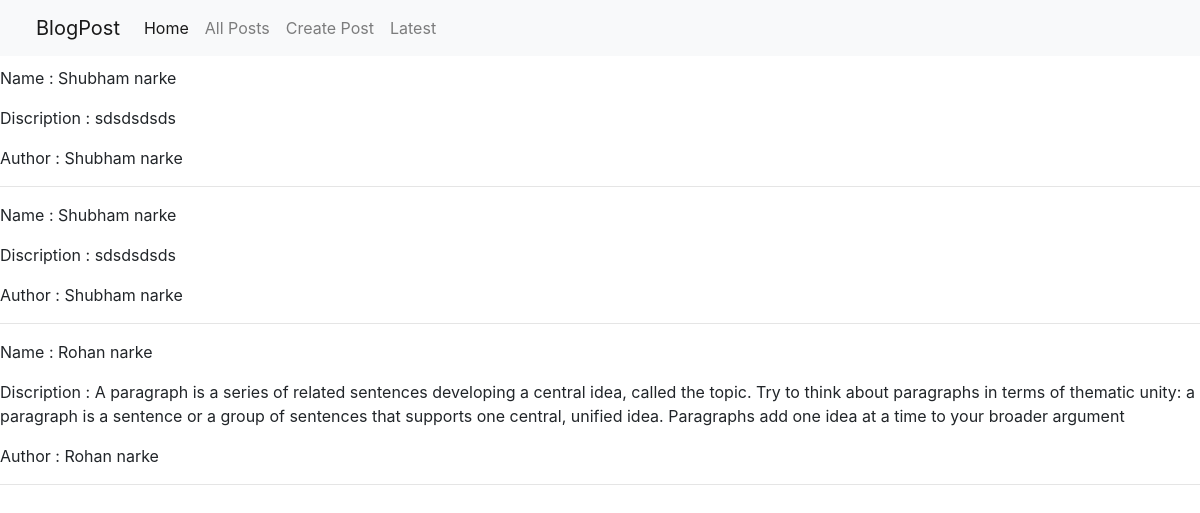
Page /all_post/ on the committed database.
### user/models.py (models this page shows, shortened)
class Post(models.Model):
	name = models.CharField(blank = False,max_length = 100)
	email = models.EmailField()
	discription = models.TextField(blank = False)
	author = models.CharField(default = "Unknown author",max_length = 100)

### user/views.py (the view)
# urls.py: path('all_post/', all_post_view , name='all_post_view'),
def all_post_view(request):
	obj = Post.objects.all()
	context = {
	'post':obj
	}
	return render(request,'all_post.html',context)

### src/templates/all_post.html (shortened to what this page needs)
{% extends 'base.html' %}
{% block content %}
{% include 'nav_bar.html' %}
{% for i in post %}
	<p style="margin-top: 10px">Name : {{ i.name }} </p>
	<p>Discription : {{ i.discription }}</p>
	<p>Author : {{ i.author }}</p>
	<hr>
{% endfor%}
{% endblock %}

### src/templates/base.html (shortened to what this page needs)
<!DOCTYPE html>
<html>
<head>
	<link rel="stylesheet" href="https://stackpath.bootstrapcdn.com/bootstrap/4.5.0/css/bootstrap.min.css">
</head>
<body>
	{% block content %}{% endblock %}
</body>
</html>

### src/templates/nav_bar.html (shortened to what this page needs)
{% extends 'base.html' %}
{% block content %}
<nav class="navbar navbar-expand-lg navbar-light bg-light">
  <a class="navbar-brand" style="margin-left: 20px" href="#">BlogPost</a>
  <div class="collapse navbar-collapse" id="navbarNav">
    <ul class="navbar-nav">
      <li class="nav-item active">
        <a class="nav-link" href="/">Home <span class="sr-only">(current)</span></a>
      </li>
      <li class="nav-item">
        <a class="nav-link" href="{% url 'all_post_view' %}">All Posts</a>
      </li>
      <li class="nav-item">
        <a class="nav-link" href="{% url 'create_post_view' %}">Create Post</a>
      </li>
      <li class="nav-item">
        <a class="nav-link " href="{% url 'latest_post' %}">Latest</a>
      </li>
    </ul>
  </div>
</nav>
{% endblock %}

### rows in the picture
Post: name "Shubham narke", discription "sdsdsdsds", author "Shubham narke"
Post: name "Shubham narke", discription "sdsdsdsds", author "Shubham narke"
Post: name "Rohan narke", discription "A paragraph is a series of related sentences developing a central idea, called the topic. Try to think about paragraphs in terms of thematic unity: a paragraph is a sentence or a group of sentences that supports one central, unified idea. Paragraphs add one idea at a time to your broader argument", author "Rohan narke"
